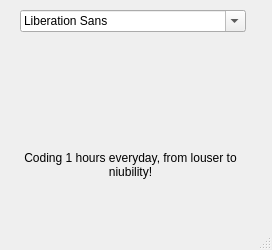
<?xml version="1.0" encoding="UTF-8"?>
<ui version="4.0">
 <class>MainWindow</class>
 <widget class="QMainWindow" name="MainWindow">
  <property name="geometry">
   <rect>
    <x>0</x>
    <y>0</y>
    <width>272</width>
    <height>250</height>
   </rect>
  </property>
  <property name="windowTitle">
   <string>字体下拉组合框fontComboBox</string>
  </property>
  <widget class="QWidget" name="centralwidget">
   <widget class="QFontComboBox" name="fontComboBox">
    <property name="geometry">
     <rect>
      <x>20</x>
      <y>10</y>
      <width>226</width>
      <height>22</height>
     </rect>
    </property>
   </widget>
   <widget class="QLabel" name="label">
    <property name="geometry">
     <rect>
      <x>20</x>
      <y>40</y>
      <width>221</width>
      <height>250</height>
     </rect>
    </property>
    <property name="text">
     <string>Coding 1 hours everyday, from louser to niubility!</string>
    </property>
    <property name="textFormat">
     <enum>Qt::PlainText</enum>
    </property>
    <property name="alignment">
     <set>Qt::AlignCenter</set>
    </property>
    <property name="wordWrap">
     <bool>true</bool>
    </property>
   </widget>
  </widget>
  <widget class="QMenuBar" name="menubar">
   <property name="geometry">
    <rect>
     <x>0</x>
     <y>0</y>
     <width>272</width>
     <height>21</height>
    </rect>
   </property>
  </widget>
  <widget class="QStatusBar" name="statusbar"/>
 </widget>
 <resources/>
 <connections/>
</ui>
